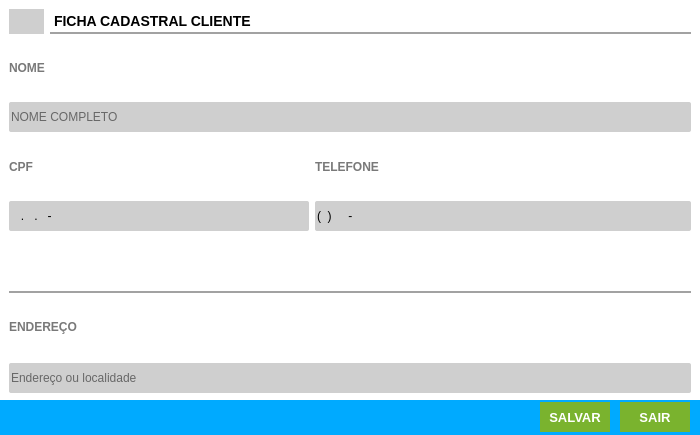
<?xml version="1.0" encoding="UTF-8"?>
<ui version="4.0">
 <class>Form_Edit_Clientes</class>
 <widget class="QFrame" name="Form_Edit_Clientes">
  <property name="windowModality">
   <enum>Qt::ApplicationModal</enum>
  </property>
  <property name="geometry">
   <rect>
    <x>0</x>
    <y>0</y>
    <width>700</width>
    <height>435</height>
   </rect>
  </property>
  <property name="minimumSize">
   <size>
    <width>700</width>
    <height>435</height>
   </size>
  </property>
  <property name="maximumSize">
   <size>
    <width>700</width>
    <height>500</height>
   </size>
  </property>
  <property name="windowTitle">
   <string>LC INFORMÁTICA| EDITAR CLIENTE</string>
  </property>
  <property name="windowIcon">
   <iconset>
    <normaloff>../../img/clientes.png</normaloff>../../img/clientes.png</iconset>
  </property>
  <property name="frameShape">
   <enum>QFrame::NoFrame</enum>
  </property>
  <property name="frameShadow">
   <enum>QFrame::Raised</enum>
  </property>
  <widget class="QFrame" name="fr_FormClientes">
   <property name="geometry">
    <rect>
     <x>0</x>
     <y>0</y>
     <width>700</width>
     <height>400</height>
    </rect>
   </property>
   <property name="minimumSize">
    <size>
     <width>700</width>
     <height>400</height>
    </size>
   </property>
   <property name="maximumSize">
    <size>
     <width>700</width>
     <height>350</height>
    </size>
   </property>
   <property name="styleSheet">
    <string notr="true">background: #FFF;
border: none</string>
   </property>
   <layout class="QGridLayout" name="gridLayout_3">
    <item row="2" column="0" colspan="3">
     <widget class="QLineEdit" name="tx_Nome">
      <property name="sizePolicy">
       <sizepolicy hsizetype="Preferred" vsizetype="Preferred">
        <horstretch>0</horstretch>
        <verstretch>0</verstretch>
       </sizepolicy>
      </property>
      <property name="minimumSize">
       <size>
        <width>0</width>
        <height>25</height>
       </size>
      </property>
      <property name="maximumSize">
       <size>
        <width>16777215</width>
        <height>30</height>
       </size>
      </property>
      <property name="focusPolicy">
       <enum>Qt::WheelFocus</enum>
      </property>
      <property name="styleSheet">
       <string notr="true">QLineEdit{
background: #CFCFCF;
border-radius: 2px;
color: #000;
font: 13px &quot;Arial&quot; ;

}
QLineEdit:Focus {
border: 1px solid red;
}</string>
      </property>
      <property name="placeholderText">
       <string>NOME COMPLETO</string>
      </property>
     </widget>
    </item>
    <item row="0" column="1" colspan="2">
     <widget class="QLabel" name="lb_Descricao">
      <property name="styleSheet">
       <string notr="true">QLabel{
font-size: 14px;
font-family: &quot;Arial&quot;;
font-weight: bold;

border-bottom: 2px solid #A2A2A2
}</string>
      </property>
      <property name="text">
       <string>FICHA CADASTRAL CLIENTE</string>
      </property>
     </widget>
    </item>
    <item row="3" column="2">
     <widget class="QLabel" name="lb_FormTelefone">
      <property name="styleSheet">
       <string notr="true">QLabel{
font-size: 12px;
font-family: &quot;Arial Unicode MS&quot;;
font-weight: bold;
color: #797979
}</string>
      </property>
      <property name="text">
       <string>TELEFONE</string>
      </property>
     </widget>
    </item>
    <item row="3" column="0" colspan="2">
     <widget class="QLabel" name="lb_FormCpf">
      <property name="styleSheet">
       <string notr="true">QLabel{
font-size: 12px;
font-family: &quot;Arial Unicode MS&quot;;
font-weight: bold;
color: #797979
}</string>
      </property>
      <property name="text">
       <string>CPF</string>
      </property>
     </widget>
    </item>
    <item row="4" column="0" colspan="2">
     <widget class="QLineEdit" name="tx_cpf">
      <property name="minimumSize">
       <size>
        <width>300</width>
        <height>30</height>
       </size>
      </property>
      <property name="focusPolicy">
       <enum>Qt::WheelFocus</enum>
      </property>
      <property name="styleSheet">
       <string notr="true">QLineEdit{
background: #CFCFCF;
border-radius: 2px;
color: #000;
font: 13px &quot;Arial&quot; 
}
QLineEdit:Focus {
border: 1px solid red;
}</string>
      </property>
      <property name="inputMask">
       <string>000.000.000-00</string>
      </property>
      <property name="text">
       <string>..-</string>
      </property>
      <property name="placeholderText">
       <string/>
      </property>
     </widget>
    </item>
    <item row="0" column="0">
     <widget class="QLabel" name="label">
      <property name="maximumSize">
       <size>
        <width>35</width>
        <height>25</height>
       </size>
      </property>
      <property name="styleSheet">
       <string notr="true">background: #CFCFCF;</string>
      </property>
      <property name="text">
       <string/>
      </property>
     </widget>
    </item>
    <item row="1" column="0" colspan="2">
     <widget class="QLabel" name="lb_FormNome">
      <property name="styleSheet">
       <string notr="true">QLabel{
font-size: 12px;
font-family: &quot;Arial Unicode MS&quot;;
font-weight: bold;
color: #797979
}</string>
      </property>
      <property name="text">
       <string>NOME</string>
      </property>
     </widget>
    </item>
    <item row="4" column="2">
     <widget class="QLineEdit" name="tx_Telefone">
      <property name="minimumSize">
       <size>
        <width>300</width>
        <height>30</height>
       </size>
      </property>
      <property name="focusPolicy">
       <enum>Qt::WheelFocus</enum>
      </property>
      <property name="styleSheet">
       <string notr="true">QLineEdit{
background: #CFCFCF;
border-radius: 2px;
color: #000;
font: 13px &quot;Arial&quot; 
}
QLineEdit:Focus {
border: 1px solid red;
}</string>
      </property>
      <property name="inputMask">
       <string>(00) 0000-00000</string>
      </property>
      <property name="text">
       <string>() -</string>
      </property>
      <property name="maxLength">
       <number>15</number>
      </property>
      <property name="cursorPosition">
       <number>15</number>
      </property>
      <property name="placeholderText">
       <string/>
      </property>
     </widget>
    </item>
    <item row="5" column="0" colspan="3">
     <widget class="QLabel" name="lb_Linha">
      <property name="styleSheet">
       <string notr="true">QLabel{
font-size: 14px;
font-family: &quot;Arial&quot;;
font-weight: normal;

border-bottom: 2px solid #A2A2A2;
color: #797979
}</string>
      </property>
      <property name="text">
       <string/>
      </property>
     </widget>
    </item>
    <item row="6" column="0" colspan="2">
     <widget class="QLabel" name="lb_DescrecaoEndereco">
      <property name="styleSheet">
       <string notr="true">QLabel{
font-size: 12px;
font-family: &quot;Arial Unicode MS&quot;;
font-weight: bold;
color: #797979
}</string>
      </property>
      <property name="text">
       <string>ENDEREÇO</string>
      </property>
     </widget>
    </item>
    <item row="7" column="0" colspan="3">
     <widget class="QLineEdit" name="tx_Endereco">
      <property name="minimumSize">
       <size>
        <width>0</width>
        <height>30</height>
       </size>
      </property>
      <property name="maximumSize">
       <size>
        <width>16777215</width>
        <height>25</height>
       </size>
      </property>
      <property name="focusPolicy">
       <enum>Qt::WheelFocus</enum>
      </property>
      <property name="styleSheet">
       <string notr="true">QLineEdit{
background: #CFCFCF;
border-radius: 2px;
color: #000;
font: 13px &quot;Arial&quot; ;

}
QLineEdit:Focus {
border: 1px solid red;
}</string>
      </property>
      <property name="inputMask">
       <string/>
      </property>
      <property name="alignment">
       <set>Qt::AlignLeading|Qt::AlignLeft|Qt::AlignVCenter</set>
      </property>
      <property name="placeholderText">
       <string>Endereço ou localidade</string>
      </property>
     </widget>
    </item>
   </layout>
  </widget>
  <widget class="QFrame" name="fr_Botoes">
   <property name="geometry">
    <rect>
     <x>0</x>
     <y>400</y>
     <width>700</width>
     <height>35</height>
    </rect>
   </property>
   <property name="minimumSize">
    <size>
     <width>150</width>
     <height>35</height>
    </size>
   </property>
   <property name="maximumSize">
    <size>
     <width>700</width>
     <height>35</height>
    </size>
   </property>
   <property name="styleSheet">
    <string notr="true">background-color: rgb(0, 170, 255);
border:none;

</string>
   </property>
   <property name="frameShape">
    <enum>QFrame::NoFrame</enum>
   </property>
   <widget class="QPushButton" name="Bt_Salvar">
    <property name="geometry">
     <rect>
      <x>540</x>
      <y>2</y>
      <width>70</width>
      <height>30</height>
     </rect>
    </property>
    <property name="sizePolicy">
     <sizepolicy hsizetype="Preferred" vsizetype="Preferred">
      <horstretch>0</horstretch>
      <verstretch>0</verstretch>
     </sizepolicy>
    </property>
    <property name="minimumSize">
     <size>
      <width>70</width>
      <height>30</height>
     </size>
    </property>
    <property name="maximumSize">
     <size>
      <width>70</width>
      <height>30</height>
     </size>
    </property>
    <property name="font">
     <font>
      <family>Tahoma</family>
      <pointsize>10</pointsize>
      <weight>75</weight>
      <bold>true</bold>
     </font>
    </property>
    <property name="cursor">
     <cursorShape>PointingHandCursor</cursorShape>
    </property>
    <property name="focusPolicy">
     <enum>Qt::NoFocus</enum>
    </property>
    <property name="contextMenuPolicy">
     <enum>Qt::ActionsContextMenu</enum>
    </property>
    <property name="styleSheet">
     <string notr="true">QPushButton {
background-color: #7AB32E;
color: #FFF
 }
QPushButton:hover{
background-color: #40a286
}</string>
    </property>
    <property name="text">
     <string>SALVAR</string>
    </property>
    <property name="icon">
     <iconset>
      <normaloff>:/salvar/salvar.png</normaloff>:/salvar/salvar.png</iconset>
    </property>
    <property name="iconSize">
     <size>
      <width>50</width>
      <height>25</height>
     </size>
    </property>
   </widget>
   <widget class="QPushButton" name="Bt_Voltar">
    <property name="geometry">
     <rect>
      <x>620</x>
      <y>2</y>
      <width>70</width>
      <height>30</height>
     </rect>
    </property>
    <property name="sizePolicy">
     <sizepolicy hsizetype="Preferred" vsizetype="Preferred">
      <horstretch>0</horstretch>
      <verstretch>0</verstretch>
     </sizepolicy>
    </property>
    <property name="minimumSize">
     <size>
      <width>70</width>
      <height>30</height>
     </size>
    </property>
    <property name="maximumSize">
     <size>
      <width>70</width>
      <height>25</height>
     </size>
    </property>
    <property name="font">
     <font>
      <family>Tahoma</family>
      <pointsize>10</pointsize>
      <weight>75</weight>
      <bold>true</bold>
     </font>
    </property>
    <property name="cursor">
     <cursorShape>PointingHandCursor</cursorShape>
    </property>
    <property name="focusPolicy">
     <enum>Qt::NoFocus</enum>
    </property>
    <property name="contextMenuPolicy">
     <enum>Qt::ActionsContextMenu</enum>
    </property>
    <property name="styleSheet">
     <string notr="true">QPushButton {
background-color: #7AB32E;
color: #FFF
 }
QPushButton:hover{
background-color: #40a286
}</string>
    </property>
    <property name="text">
     <string>SAIR</string>
    </property>
    <property name="icon">
     <iconset>
      <normaloff>:/sair/delete_delete_exit_1577.png</normaloff>:/sair/delete_delete_exit_1577.png</iconset>
    </property>
    <property name="iconSize">
     <size>
      <width>75</width>
      <height>25</height>
     </size>
    </property>
   </widget>
  </widget>
 </widget>
 <tabstops>
  <tabstop>tx_Nome</tabstop>
  <tabstop>tx_cpf</tabstop>
  <tabstop>tx_Telefone</tabstop>
  <tabstop>tx_Endereco</tabstop>
 </tabstops>
 <resources>
  <include location="../Icones/icones.qrc"/>
 </resources>
 <connections/>
</ui>
